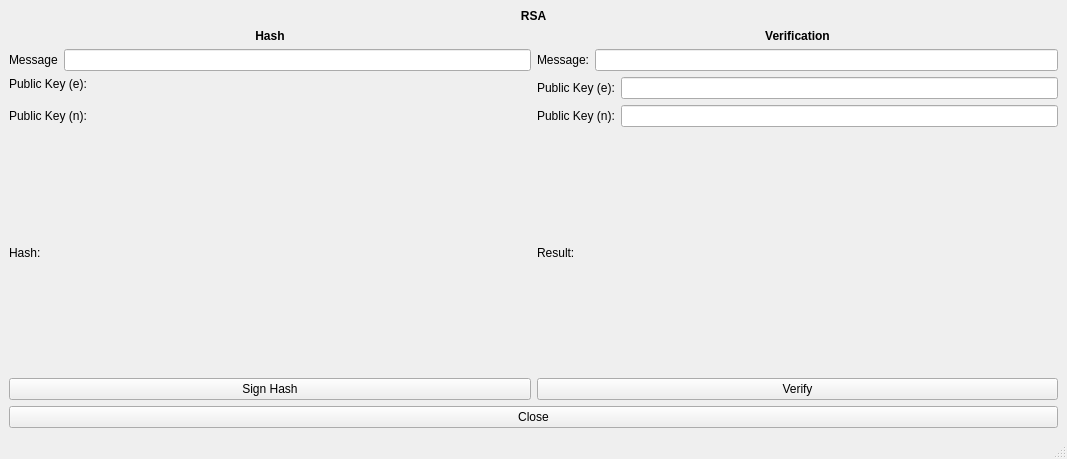
<?xml version="1.0" encoding="UTF-8"?>
<ui version="4.0">
 <class>MainWindow</class>
 <widget class="QMainWindow" name="MainWindow">
  <property name="geometry">
   <rect>
    <x>0</x>
    <y>0</y>
    <width>1067</width>
    <height>459</height>
   </rect>
  </property>
  <property name="windowTitle">
   <string>MainWindow</string>
  </property>
  <widget class="QWidget" name="centralwidget">
   <layout class="QVBoxLayout" name="verticalLayout_3">
    <item>
     <widget class="QLabel" name="label">
      <property name="sizePolicy">
       <sizepolicy hsizetype="Preferred" vsizetype="Fixed">
        <horstretch>0</horstretch>
        <verstretch>0</verstretch>
       </sizepolicy>
      </property>
      <property name="font">
       <font>
        <weight>75</weight>
        <bold>true</bold>
       </font>
      </property>
      <property name="text">
       <string>RSA</string>
      </property>
      <property name="alignment">
       <set>Qt::AlignCenter</set>
      </property>
     </widget>
    </item>
    <item>
     <layout class="QHBoxLayout" name="horizontalLayout_4">
      <item>
       <widget class="QLabel" name="label_2">
        <property name="sizePolicy">
         <sizepolicy hsizetype="Preferred" vsizetype="Fixed">
          <horstretch>0</horstretch>
          <verstretch>0</verstretch>
         </sizepolicy>
        </property>
        <property name="font">
         <font>
          <weight>75</weight>
          <bold>true</bold>
         </font>
        </property>
        <property name="text">
         <string>Hash</string>
        </property>
        <property name="alignment">
         <set>Qt::AlignCenter</set>
        </property>
       </widget>
      </item>
      <item>
       <widget class="QLabel" name="label_5">
        <property name="sizePolicy">
         <sizepolicy hsizetype="Preferred" vsizetype="Fixed">
          <horstretch>0</horstretch>
          <verstretch>0</verstretch>
         </sizepolicy>
        </property>
        <property name="font">
         <font>
          <weight>75</weight>
          <bold>true</bold>
         </font>
        </property>
        <property name="text">
         <string>Verification</string>
        </property>
        <property name="alignment">
         <set>Qt::AlignCenter</set>
        </property>
       </widget>
      </item>
     </layout>
    </item>
    <item>
     <layout class="QHBoxLayout" name="horizontalLayout_5">
      <item>
       <layout class="QHBoxLayout" name="horizontalLayout_3">
        <item>
         <widget class="QLabel" name="label_8">
          <property name="text">
           <string>Message</string>
          </property>
         </widget>
        </item>
        <item>
         <widget class="QLineEdit" name="toHashInput"/>
        </item>
       </layout>
      </item>
      <item>
       <layout class="QHBoxLayout" name="horizontalLayout_2">
        <item>
         <widget class="QLabel" name="label_7">
          <property name="text">
           <string>Message:</string>
          </property>
         </widget>
        </item>
        <item>
         <widget class="QLineEdit" name="toVerifyInput"/>
        </item>
       </layout>
      </item>
     </layout>
    </item>
    <item>
     <layout class="QHBoxLayout" name="horizontalLayout_6">
      <item>
       <layout class="QVBoxLayout" name="verticalLayout">
        <item>
         <widget class="QLabel" name="publicELabel">
          <property name="sizePolicy">
           <sizepolicy hsizetype="Expanding" vsizetype="Preferred">
            <horstretch>0</horstretch>
            <verstretch>0</verstretch>
           </sizepolicy>
          </property>
          <property name="text">
           <string>Public Key (e):</string>
          </property>
          <property name="alignment">
           <set>Qt::AlignLeading|Qt::AlignLeft|Qt::AlignTop</set>
          </property>
          <property name="wordWrap">
           <bool>true</bool>
          </property>
          <property name="textInteractionFlags">
           <set>Qt::LinksAccessibleByKeyboard|Qt::LinksAccessibleByMouse|Qt::TextBrowserInteraction|Qt::TextSelectableByKeyboard|Qt::TextSelectableByMouse</set>
          </property>
         </widget>
        </item>
        <item>
         <widget class="QLabel" name="publicNLabel">
          <property name="text">
           <string>Public Key (n):</string>
          </property>
          <property name="wordWrap">
           <bool>true</bool>
          </property>
          <property name="textInteractionFlags">
           <set>Qt::LinksAccessibleByMouse|Qt::TextSelectableByKeyboard|Qt::TextSelectableByMouse</set>
          </property>
         </widget>
        </item>
       </layout>
      </item>
      <item>
       <layout class="QVBoxLayout" name="verticalLayout_2">
        <item>
         <layout class="QHBoxLayout" name="horizontalLayout_9">
          <item>
           <widget class="QLabel" name="label_6">
            <property name="text">
             <string>Public Key (e):</string>
            </property>
           </widget>
          </item>
          <item>
           <widget class="QLineEdit" name="publicEInput"/>
          </item>
         </layout>
        </item>
        <item>
         <layout class="QHBoxLayout" name="horizontalLayout_10">
          <item>
           <widget class="QLabel" name="label_9">
            <property name="text">
             <string>Public Key (n):</string>
            </property>
           </widget>
          </item>
          <item>
           <widget class="QLineEdit" name="publicNInput"/>
          </item>
         </layout>
        </item>
       </layout>
      </item>
     </layout>
    </item>
    <item>
     <layout class="QHBoxLayout" name="horizontalLayout_7">
      <item>
       <widget class="QLabel" name="hashLabel">
        <property name="text">
         <string>Hash:</string>
        </property>
       </widget>
      </item>
      <item>
       <widget class="QLabel" name="verifyLabel">
        <property name="text">
         <string>Result:</string>
        </property>
       </widget>
      </item>
     </layout>
    </item>
    <item>
     <layout class="QHBoxLayout" name="horizontalLayout_8">
      <item>
       <widget class="QPushButton" name="encryptButton">
        <property name="text">
         <string>Sign Hash</string>
        </property>
       </widget>
      </item>
      <item>
       <widget class="QPushButton" name="verifyButton">
        <property name="text">
         <string>Verify</string>
        </property>
       </widget>
      </item>
     </layout>
    </item>
    <item>
     <widget class="QPushButton" name="closeButton">
      <property name="text">
       <string>Close</string>
      </property>
     </widget>
    </item>
   </layout>
  </widget>
  <widget class="QMenuBar" name="menubar">
   <property name="geometry">
    <rect>
     <x>0</x>
     <y>0</y>
     <width>1067</width>
     <height>21</height>
    </rect>
   </property>
  </widget>
  <widget class="QStatusBar" name="statusbar"/>
 </widget>
 <resources/>
 <connections/>
</ui>
